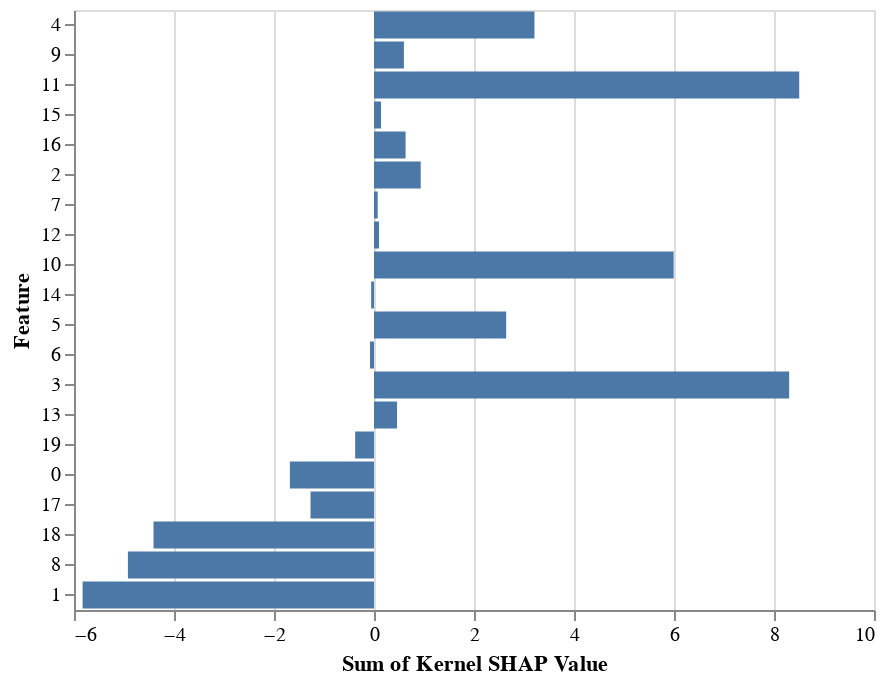

Write notebook code for a chart like this one.
### Code cell
alt.Chart(melted_df).mark_bar().encode(
    alt.X('sum(Kernel SHAP Value):Q'),
    alt.Y('Feature:N', sort=alt.EncodingSortField(
            field="Kernel SHAP Value",
            order="descending" 
        ))
)

### Figure 1 — Vega-Lite specification as saved in the notebook (floating-point values rounded to 4 significant figures)
{"$schema": "https://vega.github.io/schema/vega-lite/v3.2.1.json", "config": {"mark": {"tooltip": null}, "view": {"height": 300, "width": 400}}, "data": {"name": "data-bd10c37225e40eea9fc82696d79f2888"}, "datasets": {"data-bd10c37225e40eea9fc82696d79f2888": [{"Effect Type": "Primal Main Effect", "Feature": 0, "Kernel SHAP Value": -1.239}, {"Effect Type": "Primal Main Effect", "Feature": 1, "Kernel SHAP Value": -6.176}, {"Effect Type": "Primal Main Effect", "Feature": 2, "Kernel SHAP Value": 0.9121}, {"Effect Type": "Primal Main Effect", "Feature": 3, "Kernel SHAP Value": 8.52}, {"Effect Type": "Primal Main Effect", "Feature": 4, "Kernel SHAP Value": 2.805}, {"Effect Type": "Primal Main Effect", "Feature": 5, "Kernel SHAP Value": 2.82}, {"Effect Type": "Primal Main Effect", "Feature": 6, "Kernel SHAP Value": -0.2026}, {"Effect Type": "Primal Main Effect", "Feature": 7, "Kernel SHAP Value": 0.02028}, {"Effect Type": "Primal Main Effect", "Feature": 8, "Kernel SHAP Value": -4.659}, {"Effect Type": "Primal Main Effect", "Feature": 9, "Kernel SHAP Value": 0.4557}, {"Effect Type": "Primal Main Effect", "Feature": 10, "Kernel SHAP Value": 6.093}, {"Effect Type": "Primal Main Effect", "Feature": 11, "Kernel SHAP Value": 8.405}, {"Effect Type": "Primal Main Effect", "Feature": 12, "Kernel SHAP Value": 0.127}, {"Effect Type": "Primal Main Effect", "Feature": 13, "Kernel SHAP Value": 0.6912}, {"Effect Type": "Primal Main Effect", "Feature": 14, "Kernel SHAP Value": -0.1248}, {"Effect Type": "Primal Main Effect", "Feature": 15, "Kernel SHAP Value": 0.06844}, {"Effect Type": "Primal Main Effect", "Feature": 16, "Kernel SHAP Value": 0.5718}, {"Effect Type": "Primal Main Effect", "Feature": 17, "Kernel SHAP Value": -1.293}, {"Effect Type": "Primal Main Effect", "Feature": 18, "Kernel SHAP Value": -4.519}, {"Effect Type": "Primal Main Effect", "Feature": 19, "Kernel SHAP Value": -0.3624}, {"Effect Type": "Interaction Effect", "Feature": 0, "Kernel SHAP Value": -0.4437}, {"Effect Type": "Interaction Effect", "Feature": 1, "Kernel SHAP Value": 0.3481}, {"Effect Type": "Interaction Effect", "Feature": 2, "Kernel SHAP Value": 0.02221}, {"Effect Type": "Interaction Effect", "Feature": 3, "Kernel SHAP Value": -0.216}, {"Effect Type": "Interaction Effect", "Feature": 4, "Kernel SHAP Value": 0.4042}, {"Effect Type": "Interaction Effect", "Feature": 5, "Kernel SHAP Value": -0.1767}, {"Effect Type": "Interaction Effect", "Feature": 6, "Kernel SHAP Value": 0.1227}, {"Effect Type": "Interaction Effect", "Feature": 7, "Kernel SHAP Value": 0.05353}, {"Effect Type": "Interaction Effect", "Feature": 8, "Kernel SHAP Value": -0.2626}, {"Effect Type": "Interaction Effect", "Feature": 9, "Kernel SHAP Value": 0.1429}, {"Effect Type": "Interaction Effect", "Feature": 10, "Kernel SHAP Value": -0.09966}, {"Effect Type": "Interaction Effect", "Feature": 11, "Kernel SHAP Value": 0.09932}, {"Effect Type": "Interaction Effect", "Feature": 12, "Kernel SHAP Value": -0.02603}, {"Effect Type": "Interaction Effect", "Feature": 13, "Kernel SHAP Value": -0.2306}, {"Effect Type": "Interaction Effect", "Feature": 14, "Kernel SHAP Value": 0.06815}, {"Effect Type": "Interaction Effect", "Feature": 15, "Kernel SHAP Value": 0.07196}, {"Effect Type": "Interaction Effect", "Feature": 16, "Kernel SHAP Value": 0.05995}, {"Effect Type": "Interaction Effect", "Feature": 17, "Kernel SHAP Value": 0.02315}, {"Effect Type": "Interaction Effect", "Feature": 18, "Kernel SHAP Value": 0.1097}, {"Effect Type": "Interaction Effect", "Feature": 19, "Kernel SHAP Value": -0.01455}]}, "encoding": {"x": {"aggregate": "sum", "field": "Kernel SHAP Value", "type": "quantitative"}, "y": {"field": "Feature", "sort": {"field": "Kernel SHAP Value", "order": "descending"}, "type": "nominal"}}, "mark": "bar"}
